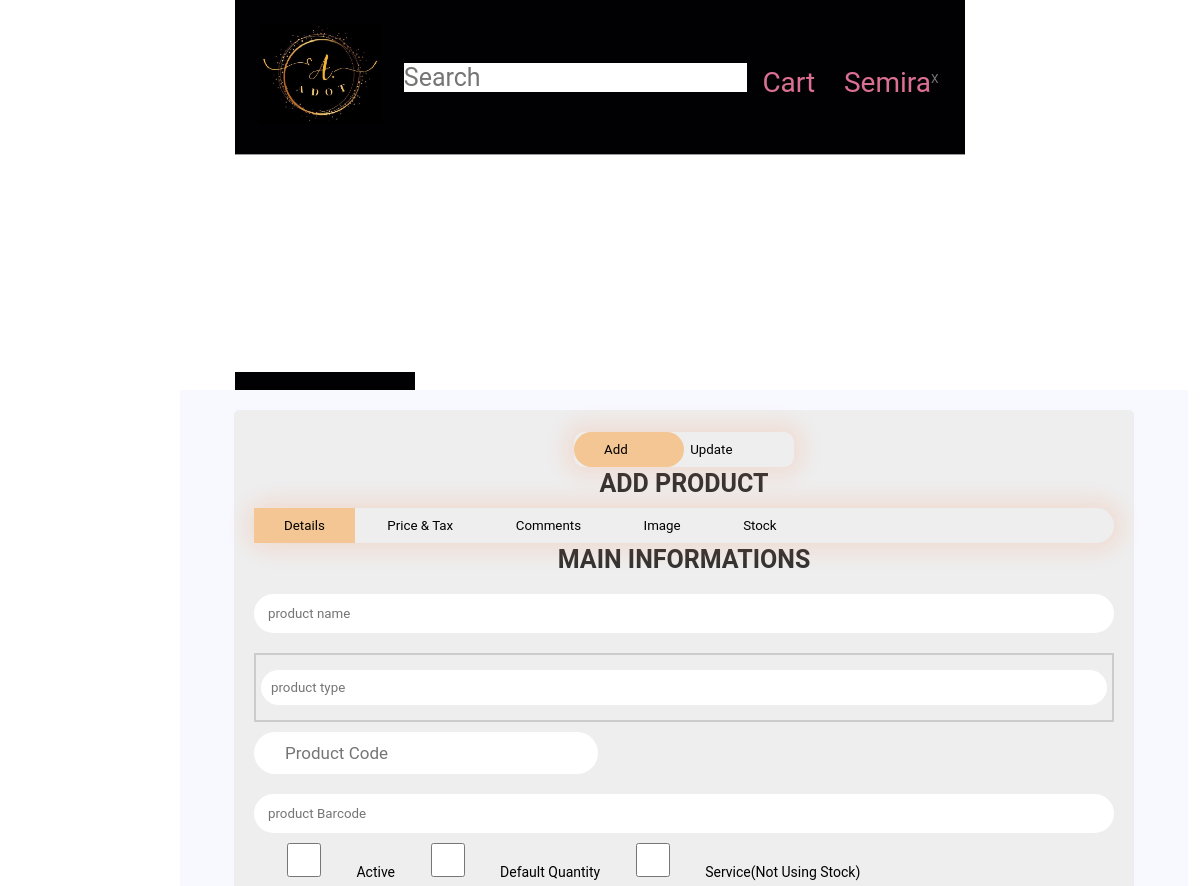
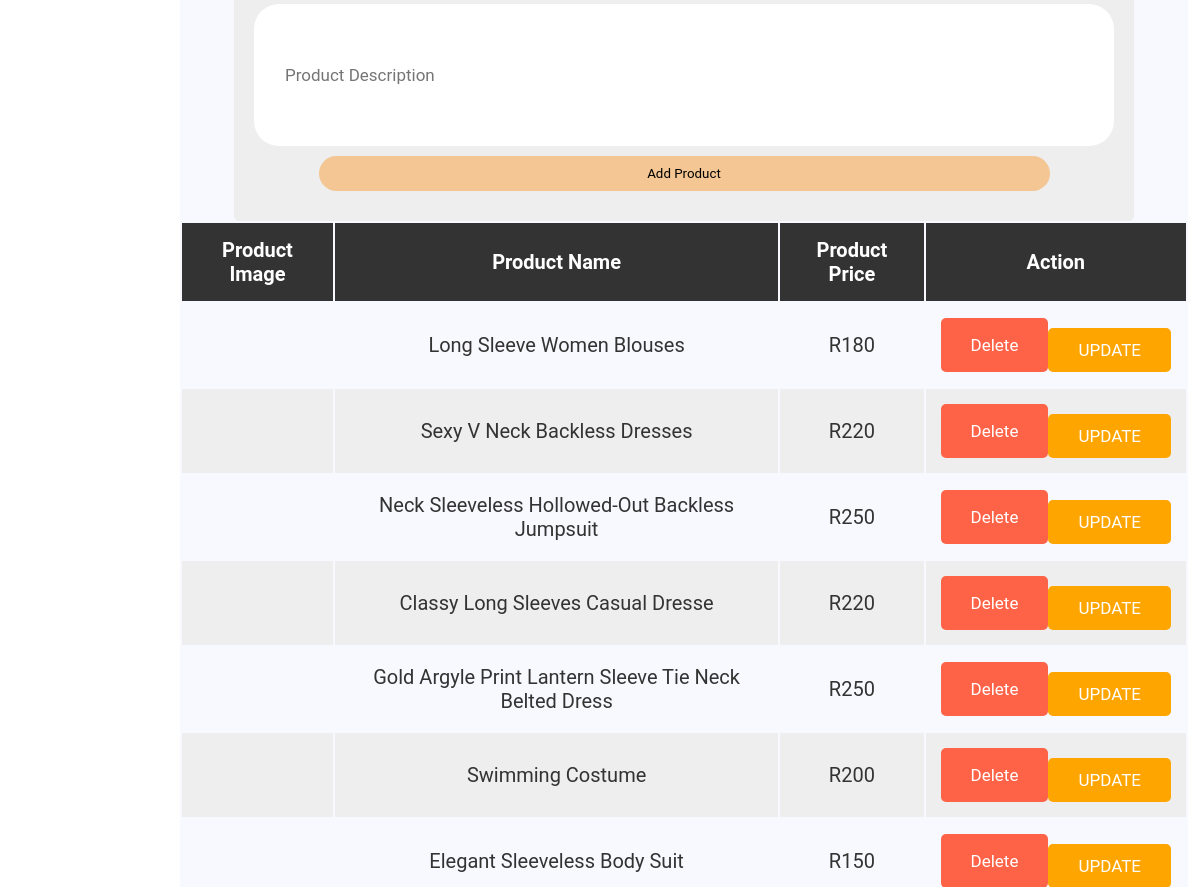
The app's page /products.php (signed in) with its own data (2 pictures, top to bottom).
### tables this page shows
CREATE TABLE `products` (
  `id` int(255) NOT NULL,
  `name` varchar(255) NOT NULL,
  `code` varchar(255) NOT NULL,
  `type` varchar(255) NOT NULL,
  `barcode` text NOT NULL,
  `at_shop` varchar(255) NOT NULL,
  `quantity` int(255) NOT NULL DEFAULT 1,
  `cost` double NOT NULL,
  `tax` double NOT NULL,
  `price` varchar(255) NOT NULL,
  `include_tax` tinyint(1) NOT NULL,
  `price_change` tinyint(1) NOT NULL,
  `more_info` varchar(255) NOT NULL,
  `images` varchar(255) NOT NULL,
  `Description` varchar(255) NOT NULL,
  `Service` tinyint(1) NOT NULL,
  `Default_Quantity` tinyint(1) NOT NULL,
  `Active` tinyint(1) NOT NULL DEFAULT 1
);

### products.php (the view, shortened to what this page needs)
<?php
@include 'config.php';
?>
<!DOCTYPE html>
<html lang="en">
<head>
   <link rel="stylesheet" href="css/style.css">
</head>
<body>
<?php include 'header.php'; ?>
<div class="Main">
   <div class="add_container">
   <section>
   <form class="add-product-form" enctype="multipart/form-data"  method="POST">
      <div class='button-box'>
         <div id='btn' class='button-box-btn'></div>
         <button type='button'onclick='add_func();'class='toggle-btn'>add</button>
         <button type='button'onclick='update_func();'class='toggle-btn'>update</button>
      </div>
      <h3 name="hh3">Add product</h3>
      <div class='button-box-1'>
         <button type='button'onclick='step1();'class='btn-1 toggle-btn-1'>Details</button>
         <button type='button'onclick='step2();'class='btn-2 toggle-btn-1'>Price & tax</button>
         <button type='button'onclick='step3();'class='btn-3 toggle-btn-1'>Comments</button>
         <button type='button'onclick='step4();'class='btn-4 toggle-btn-1'>Image</button>
         <button type='button'onclick='step5();'class='btn-5 toggle-btn-1'>Stock</button>
      </div>
      <div class="input_table">
         <div id='step1form' class='stepform-class'>
            <h3>Main informations</h3>
            <input type="text" name="new_p_name" value="<?php echo $_COOKIE["std_name"];?>" placeholder="product name" class="box p_name" style="width: 100%;">
            <div class='search_box'>
               <div class='search_box_input'>
                  <input type="text" value="<?php echo $_COOKIE["std_type"];?>" placeholder="product type" class="box p_type_box" style="width: 100%;">
               </div>
            </div>
            <input type="text" name="new_p_code" value="<?php echo $_COOKIE["std_code"];?>" placeholder="product code" class="box_0 p_code">
            <input type="text" name="p_barcode" value="<?php echo $_COOKIE['std_barcode'];?>" placeholder="product Barcode" class="box p_barcode" style="width: 100%;">
            <input type="checkbox" name="p_active"class="checkbox p_active" <?php if($_COOKIE['std_active']){;?>checked<?php }?>>
            <label for="checkbox" class="toggle">Active</label>
            <input type="checkbox" name="p_Def_qty" class="checkbox p_Def_qty" <?php if($_COOKIE['std_def_qty']){;?>checked<?php }?>>
            <label for="checkbox" class="toggle">Default quantity</label>
            <input type="checkbox" name="p_Service" class="checkbox p_Service" <?php if($_COOKIE['std_service']){;?>checked<?php }?>>
            <label for="checkbox" class="toggle">Service(not using stock)</label>
            <input type="text" name="p_disc" value="<?php echo $_COOKIE['std_disc'];?>" placeholder="product description" class="box_1 p_disc">
         </div>
         <input type="submit" value="Add product" name="add_product" class="dobtn">
      </div>
   </form>
   </section>
   <section class="display-product-table">
      <table>
         <thead>
            <th>product image</th>
            <th>product name</th>
            <th>product price</th>
            <th>action</th>
         </thead>
         <tbody>
            <?php
               $select_products = mysqli_query($conn, "SELECT * FROM `products`");
               if(mysqli_num_rows($select_products) > 0){
                  while($row = mysqli_fetch_assoc($select_products)){
                     $shop_name = explode(' ', $row['at_shop']." ");
                     $path = "img/".$shop_name[0]."/products/".str_replace(' ', '/', $row['type'])."/".str_replace(' ', '_', $row['name'])."/".str_replace('#', '', $row['code']);
                     $name = explode('~', $row['images'])[0];
                     $img_path = $path."/".$name;
            ?>
            <tr>
               <td><img src='<?php echo $img_path; ?>' height="100" alt=""></td>
               <td><?php echo $row['name']; ?></td>
               <td>R<?php echo $row['price']; ?></td>
               <td>
                  <form class="table_btns" method="POST">
                     <input type="submit" name="delete-btn" class="delete-btn" value="delete">
                     <a onclick="select_update('<?php echo $row['id']; ?>', '<?php echo $row['name']; ?>', '<?php echo $row['type']; ?>', '<?php echo $row['code']; ?>', '<?php echo $row['barcode']; ?>', '<?php echo $row['cost']; ?>', '<?php echo $row['tax']; ?>', '<?php echo $row['price']; ?>', '<?php echo $row['include_tax']; ?>', '<?php echo $row['price_change']; ?>', '<?php echo $row['more_info']; ?>', '<?php echo $row['images']; ?>', '<?php echo $path.'/'; ?>', '<?php echo $row['Description']; ?>', '<?php echo $row['Service']; ?>', '<?php echo $row['Default_Quantity']; ?>', '<?php echo $row['Active']; ?>');" class="update_btn option-btn"> UPDATE </a>
                  </form>
               </td>
            </tr>
            <?php
               };
               }else{
                  echo "<div class='empty'>no product added</div>";
               };
            ?>
         </tbody>
      </table>
   </section>
   </div>
</div>
</body>
</html>

### css/style.css (style rules this page uses)
:root { --main-color: #d3ad7f; --bg: #010103; --border: .1rem solid rgba(255,255,255,.3); --blue:#181818; --red:tomato; --orange:orange; --black:#333; --white:#fff; --bg-color:#eee; --dark-bg:rgba(0,0,0,.7); --box-shadow:0 .5rem 1rem rgba(0,0,0,.1); --border:.1rem solid #999; }
body { display: grid; padding: 0; margin: 0; width : auto; height: auto; justify-self: center; align-items: center; }
* { font-family: 'Roboto', sans-serif; margin:0; padding:0; box-sizing: border-box; outline: none; border:none; text-decoration: none; text-transform: capitalize; transition: .2s linear; }
a { text-decoration: none; color: palevioletred; font-size: 28px; }
html { font-size: 62.5%; overflow-x: hidden; scroll-padding-top: 9rem; scroll-behavior: smooth; }
.btn, .option-btn, .delete-btn { display: block; width: 100%; text-align: center; background-color: var(--blue); color:var(--white); font-size: 1.7rem; padding:1.2rem 3rem; border-radius: .5rem; cursor: pointer; margin-top: 1rem; }
.option-btn { background-color: var(--orange); }
.delete-btn { margin-top: 0; background-color: var(--red); }
button, button:focus { outline: none !important; box-shadow: none !important; }

### header.php (style rules this page uses)
body .Main { overflow: auto; position: relative; top: 22%; left: 15%; align-items: flex-start; position: absolute; width: 84%; height: 100%; background: #f8f8ff; }

### products.php (style rules this page uses)
.add-product-form { max-width: 90rem; background-color: var(--bg-color); border-radius: .5rem; padding:2rem; margin:0 auto; margin-top: 2rem; }
#step1form { left: 0%; }
#step1form .p_type_box { border: aqua; width: 100%; padding: 10px; box-sizing: border-box; }
#step1form .search_box .search_box_input { position: relative; display: flex; justify-content: flex-start; align-items: center; border: 2px solid #ccc; padding: 5px; margin-top: 10px; }
.add-product-form .button-box { width: 220px; margin: 2px auto; position: relative; box-shadow: 0 0 20px 9px#ff61241f; border-radius: 10px; }
.add-product-form .button-box .toggle-btn { padding: 10px 30px; cursor: pointer; background: transparent; border: 0; outline: none; position: relative; }
.add-product-form .button-box-1 { width: auto; margin: 2px auto; position: relative; box-shadow: 0 0 20px 9px#ff61241f; border-radius: 1330px; }
.add-product-form .button-box-1 .toggle-btn-1 { padding: 10px 30px; cursor: pointer; background: transparent; border: 0; outline: none; position: relative; }
.add-product-form .button-box-1 .btn-1 { background: #f3c693; }
#btn { top: 0; left: 0; position: absolute; width: 110px; height: 35px; background: #f3c693; border-radius: 30px; transition: .5s; }
#step1form .checkbox,#step2form .checkbox { width: 100px; height: 34px; }
#step1form .toggle, #step2form .toggle { font-size: 14px; position: center; top: 50%; }
.add-product-form .input_table .dobtn { width: 200%; width: 85%; padding: 10px 30px; cursor: pointer; display: block; margin: auto; background: #f3c693; border: 0; outline: none; border-radius: 30px; }
.add-product-form h3 { font-size: 2.5rem; margin-bottom: 1rem; color:var(--black); text-transform: uppercase; text-align: center; }
.add-product-form .input_table { width: 100%; display: gred; }
.add-product-form .box { text-transform: none; padding:1.2rem 1.4rem; border-radius: 2.5rem; color:var(--black); border-radius: 2.5rem; background-color: var(--white); margin:1rem 0; }
.add-product-form .box_0 { text-transform: inherit; padding: 1.1rem 3.1rem; font-size: 1.7rem; color: var(--black); border-radius: 2.5rem; background-color: var(--white); margin: 1rem 0; width: 40%; }
.add-product-form .box_1 { text-transform: inherit; padding:6.1rem 3.1rem; font-size: 1.7rem; color:var(--black); border-radius: 2.5rem; background-color: var(--white); margin:1rem 0; width: 100%; }
.display-product-table table { width: 100%; text-align: center; }
.display-product-table table thead th { padding:1.5rem; font-size: 2rem; background-color: var(--black); color:var(--white); }
.display-product-table table td { padding:1.5rem; font-size: 2rem; color:var(--black); }
.display-product-table table td .table_btns { display: inline-flex; }
.display-product-table table td:first-child { padding:0; }
.display-product-table table tr:nth-child(even) { background-color: var(--bg-color); }

### records on screen
products: name "Long Sleeve Women Blouses", price "180"
products: name "Sexy V Neck Backless Dresses", price "220"
products: name "Neck Sleeveless Hollowed-Out Backless Jumpsuit", price "250"
products: name "Classy Long Sleeves Casual Dresse", price "220"
products: name "Gold Argyle Print Lantern Sleeve Tie Neck Belted Dress", price "250"
products: name "Swimming Costume", price "200"
products: name "Elegant Sleeveless Body Suit", price "150"

### other values on screen
$_SESSION['loged_user_name'] "Semira"
